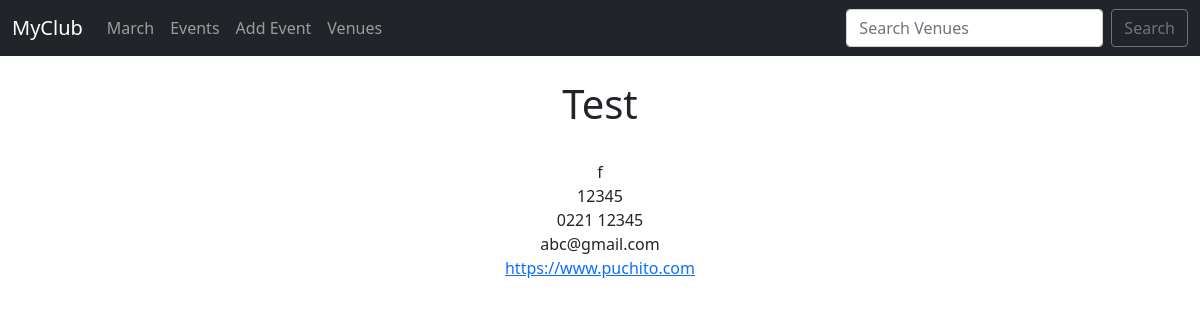
/show_venue/2, run on an earlier commit of the app's database.
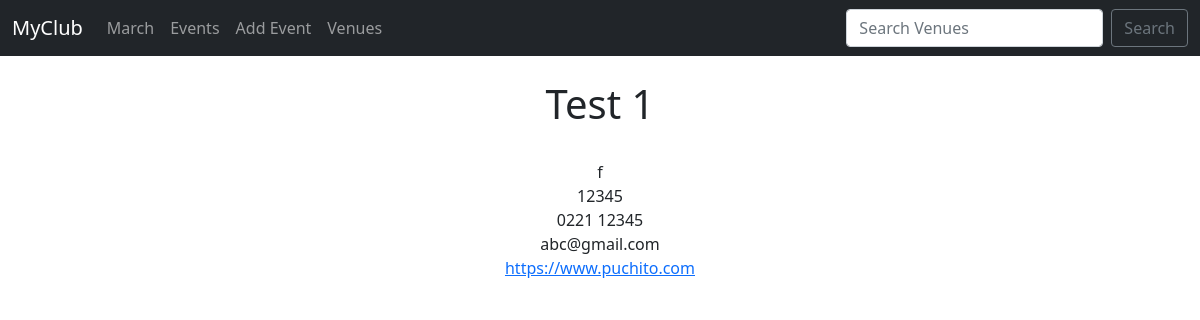
And on a later commit of the database.
### events/models.py (models this page shows)
class Venue(models.Model):
    name = models.CharField('Venue Name', max_length=120)
    adress = models.CharField(max_length=300)
    zip_code = models.CharField('Zip Code', max_length=15)
    phone = models.CharField('Contact Phone', max_length=25, blank=True)
    web = models.URLField('Website Address', blank=True)
    email_adress = models.EmailField('Email Adress', blank=True)
    def __str__(self):
        return self.name

### events/views.py (the view)
# urls.py: path('show_venue/<venue_id>', views.show_venue, name='show-venue'),
def show_venue(request, venue_id):
    venue = Venue.objects.get(pk=venue_id)
    return render(request, 'events/show_venue.html',
        {'venue': venue})

### events/templates/events/show_venue.html (shortened to what this page needs)
{% extends 'events/base.html' %}
{% block content %}
<center>
    <h1> {{ venue }}</h1>
    <br/>f
        {{ venue.address }}<br />
        {{ venue.zip_code }}<br />
        {{ venue.phone }}<br />
        {{ venue.email_adress }}<br />
        <a href="">{{ venue.web }}</a><br />
</center>
{% endblock %}

What changed in the data, as far as the page shows it:
changed Venue "abc@gmail.com": name "Test" → "Test 1"
